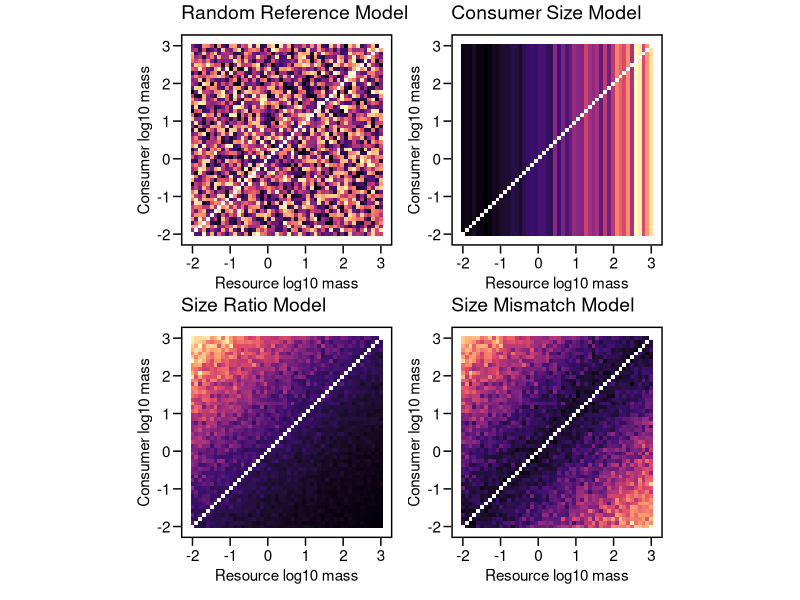

Write R code to recreate this figure.
## ---- chunk 1

library(tidyverse)
library(tidygraph)
library(ggraph)
library(patchwork)

# graphs
graph_theme = theme(
  # panels
  panel.background = element_rect(
    color  = 'black', 
    fill   = '#ffffffff', 
    size   = 1 ), 
  panel.grid = element_blank( ), 
  panel.spacing = unit(15, 'pt'), 
  # axes
  axis.ticks  = element_line(
    color = 'black', 
    size  = 0.5 ), 
  axis.ticks.length = unit(2, 'mm'), 
  axis.text = element_text(color='black'), 
  # strips
  strip.background = element_rect(
    color = '#ffffffff', 
    fill  = '#ffffffff',), 
  strip.text = element_text(
    color  = 'black', 
    vjust  = 1.2,
    hjust  = 0,
    size   = 10, 
    margin = unit( c(4,0,4,0), 'mm') ), 
  # title
  plot.title = element_text(
    size  = 14, 
    hjust = 0, 
    vjust = 3),
  # legend 
  legend.key = element_blank()
)

theme_set(graph_theme)
## ---- chunk 2
# Setup
set.seed(666)

inv_logit <- function(x) exp(x) / (1 + exp(x))

# Parameters
N <- 50
mu_p <- -2
sigma_p <- 0.25
bM <- bR <- bA <- 0.5

# Body mass
mass <- exp(seq(log(0.01), log(1000), length.out = N))  # mass on raw scale
M <- log10(mass)  # log10 body mass

# Pairwise matrices
Bi <- matrix(M, N, N)  # consumer
Bj <- t(Bi)            # resource

# Covariates
ratio <- Bi - Bj
mismatch <- abs(Bi - Bj)

# Noise
eps <- matrix(rnorm(N*N, 0, sigma_p), N, N)

# (1) Consumer Size Model
pM <- inv_logit(mu_p + bM * M + rnorm(N, 0, sigma_p))
pM_mat <- matrix(pM, N, N, byrow = TRUE)
diag(pM_mat) <- NA

# (2) Size Ratio Model
pR_mat <- inv_logit(mu_p + bR * ratio + eps)
diag(pR_mat) <- NA

# (3) Size Mismatch Model
pA_mat <- inv_logit(mu_p + bA * mismatch + eps)
diag(pA_mat) <- NA

# (4) Random Model - uniform random probabilities
p_rand_mat <- matrix(runif(N * N, min = 0, max = 1), N, N)
diag(p_rand_mat) <- NA


# Data for plotting
dat <- data.frame(
  consumer_mass_log10 = as.vector(Bi),
  resource_mass_log10 = as.vector(Bj),
  size_ratio = as.vector(ratio),
  size_mismatch = as.vector(mismatch),
  p_consumer = as.vector(pM_mat),
  p_ratio = as.vector(pR_mat),
  p_mismatch = as.vector(pA_mat), 
  p_random = as.vector(p_rand_mat)
)
## ---- chunk 3
# Function to create a raster plot
plot_raster <- function(df, zvar, title) {
  ggplot(df, aes(x = resource_mass_log10, y = consumer_mass_log10, fill = .data[[zvar]])) +
    geom_tile() +
    scale_fill_viridis_c(na.value = "white", name = zvar, option = 'A') +
    coord_fixed() +
    labs(
      x = "Resource log10 mass",
      y = "Consumer log10 mass",
      title = title
    ) +
    theme(legend.position = 'none')
}

# Plot each model
p1 = plot_raster(dat, "p_random", "Random Reference Model")
p2 = plot_raster(dat, "p_consumer", "Consumer Size Model")
p3 = plot_raster(dat, "p_ratio", "Size Ratio Model")
p4 = plot_raster(dat, "p_mismatch", "Size Mismatch Model")


(p1 + p2) / (p3 + p4)
